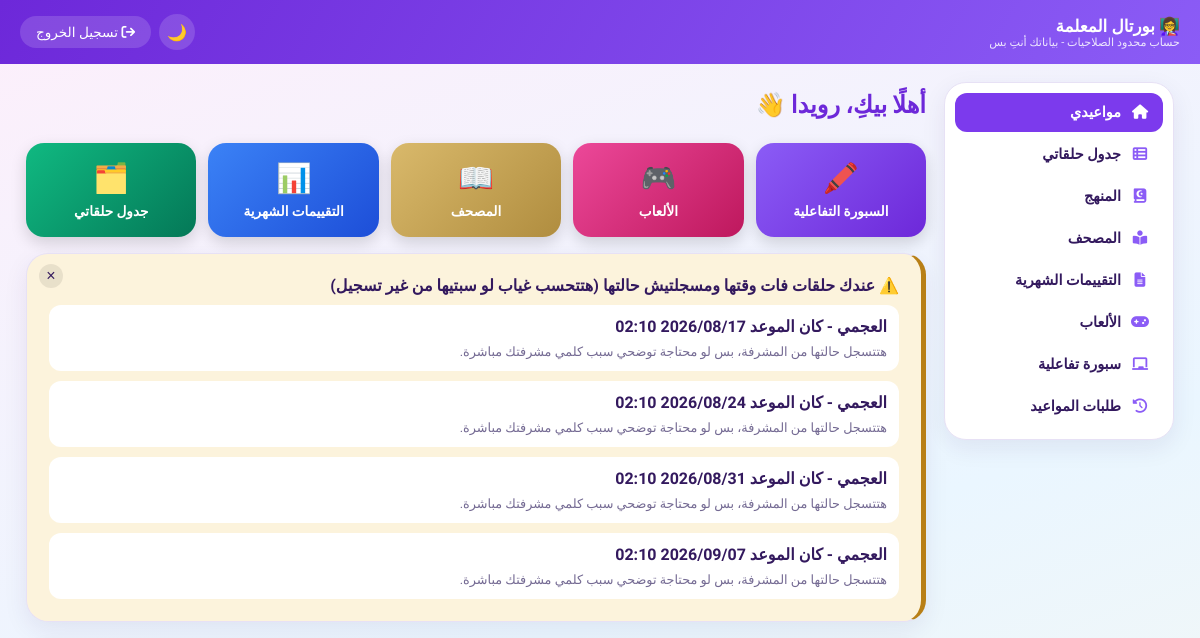
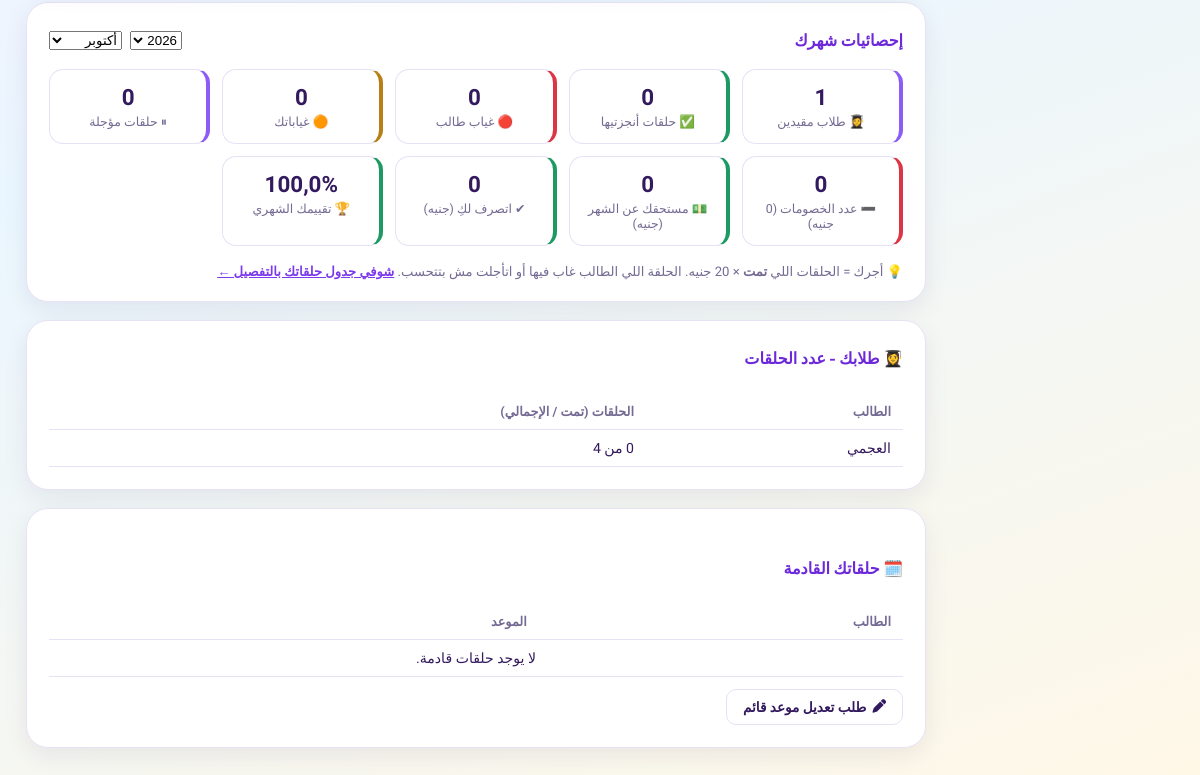
Page /teacher-portal/ (signed in) on the earlier database version (2 pictures, top to bottom).
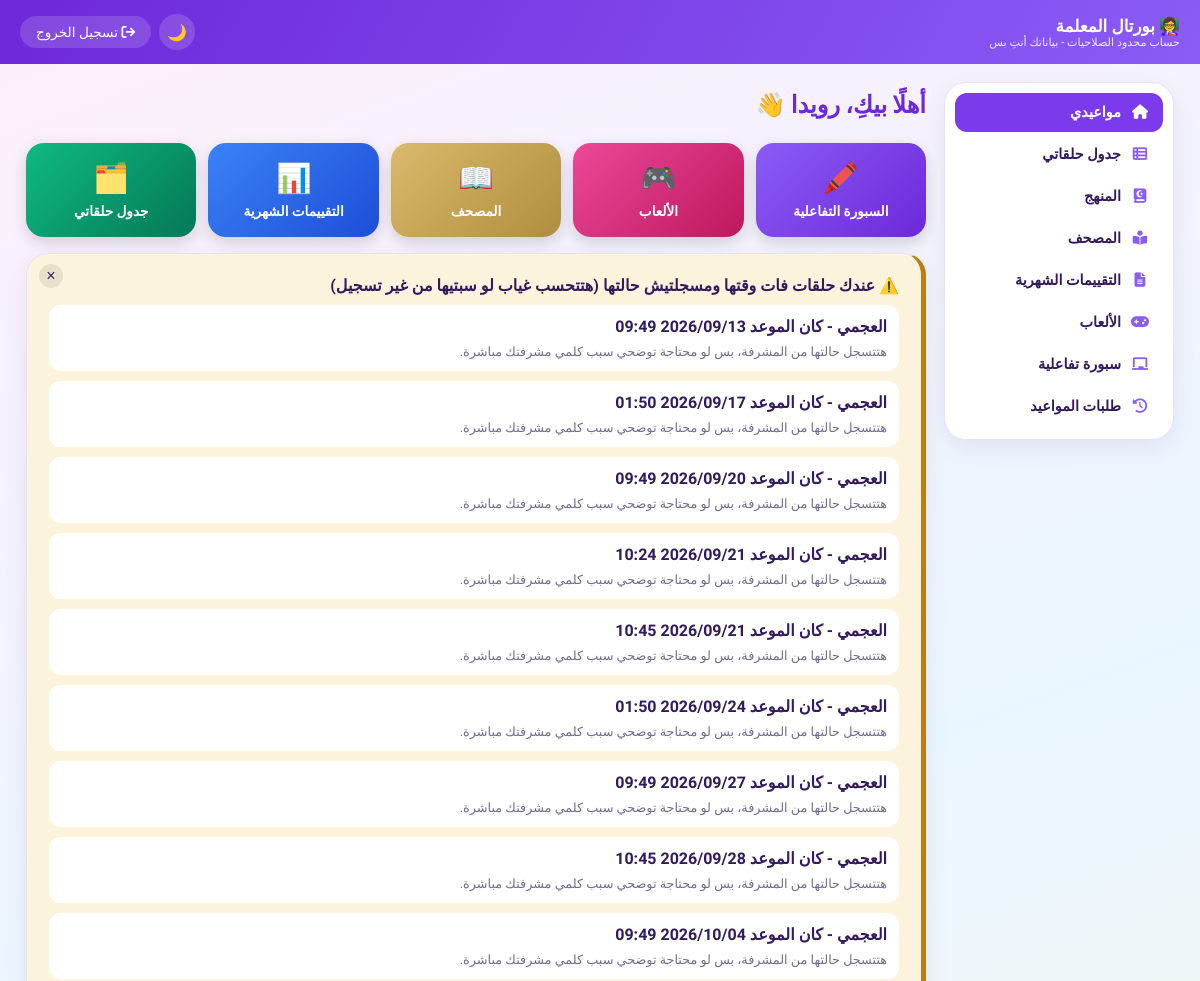
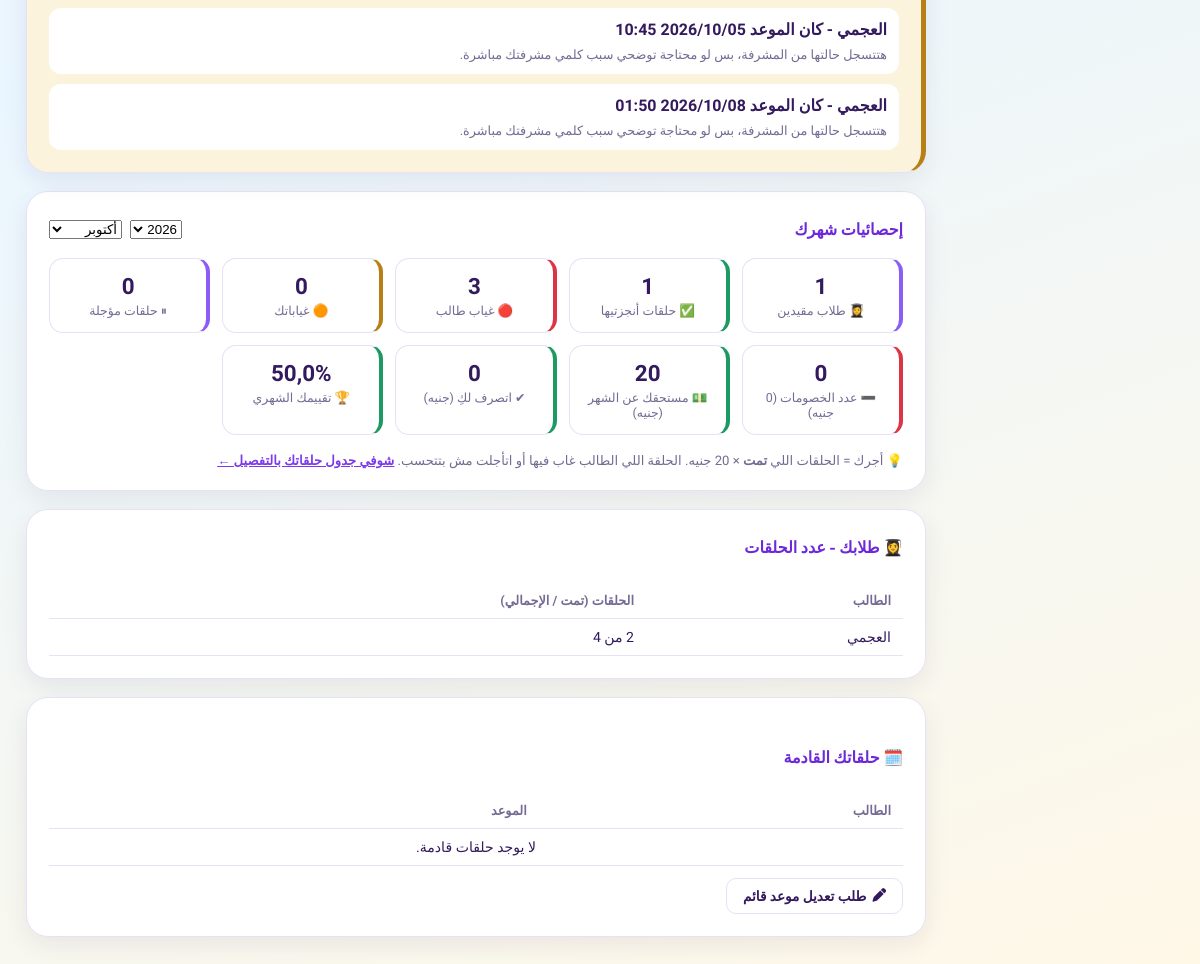
Same page on the later database version (2 pictures, top to bottom).
### core/models.py (models this page shows, shortened)
class Lesson(models.Model):
    STATUS_CHOICES = [
        ('scheduled', 'مجدولة'),
        ('completed', 'تمت'),
        ('student_absent', 'الطالب غائب'),
        ('excused', 'عذر'),
        ('teacher_absent', 'المعلمة لم تتمكن من الحضور'),
        ('cancelled', 'مؤجلة'),
        ('unregistered', 'غير مسجلة'),
    ]
    student = models.ForeignKey(Student, on_delete=models.CASCADE, related_name='lessons', verbose_name="الطالب")
    teacher = models.ForeignKey(Teacher, on_delete=models.CASCADE, related_name='lessons', verbose_name="المعلمة")
    scheduled_at = models.DateTimeField(verbose_name="موعد الحلقة")
    duration_minutes = models.PositiveIntegerField(default=30, verbose_name="مدة الحلقة (دقيقة)")
    status = models.CharField(max_length=20, choices=STATUS_CHOICES, default='scheduled', verbose_name="الحالة")
    status_recorded_at = models.DateTimeField(null=True, blank=True, verbose_name="وقت تسجيل الحالة")
    started_at = models.DateTimeField(null=True, blank=True, verbose_name="وقت بدء الحلقة فعليًا")
    auto_flagged = models.BooleanField(default=False, verbose_name="اتحسبت غياب تلقائيًا من غير ما تتسجل")
    was_late = models.BooleanField(default=False, verbose_name="اتأخرت المعلمة في الحضور")
    notes = models.TextField(blank=True, null=True, verbose_name="ملاحظات على الحلقة")
    created_at = models.DateTimeField(auto_now_add=True, verbose_name="تاريخ الإنشاء")
    class Meta:
        verbose_name = "حلقة"
        verbose_name_plural = "الحلقات"
        ordering = ['scheduled_at']
    def end_time(self):
        return self.scheduled_at + timezone.timedelta(minutes=self.duration_minutes)
    def is_ongoing_or_due(self):
        now = timezone.now()
        return self.status == 'scheduled' and self.scheduled_at <= now <= self.end_time()
    def is_overdue_unrecorded(self):
        return self.status == 'scheduled' and timezone.now() > self.end_time()
    def effective_status(self):
        if self.is_overdue_unrecorded():
            return 'student_absent'
        return self.status
    def was_auto_defaulted(self):
        return self.is_overdue_unrecorded()

class Student(models.Model):
    STATUS_CHOICES = [('active', 'مقيد'), ('inactive', 'غير مقيد')]
    PAYMENT_STATUS_CHOICES = [('paid', 'مدفوع'), ('pending', 'مستحق'), ('overdue', 'متأخر')]
    ENROLLMENT_TYPE_CHOICES = [('new', 'طالب جديد'), ('existing', 'طالب مسجل من قبل')]
    SOURCE_CHOICES = [
        ('ad', 'إعلان'),
        ('referral', 'توصية'),
        ('website', 'الموقع'),
        ('social_media', 'سوشيال ميديا'),
        ('other', 'أخرى'),
    ]
    country = models.ForeignKey(Country, on_delete=models.CASCADE, related_name='students', verbose_name="الدولة")
    teacher = models.ForeignKey(Teacher, on_delete=models.SET_NULL, null=True, blank=True, related_name='students', verbose_name="المعلمة")
    name = models.CharField(max_length=255, verbose_name="اسم الطالب")
    age = models.PositiveIntegerField(null=True, blank=True, verbose_name="السن")
    phone = models.CharField(max_length=20, blank=True, null=True, verbose_name="رقم الهاتف")
    governorate = models.CharField(max_length=100, blank=True, null=True, verbose_name="المحافظة")
    package_name = models.CharField(max_length=100, blank=True, null=True, verbose_name="اسم الباقة")
    lessons_count = models.PositiveIntegerField(default=4, verbose_name="عدد الحلقات")
    subscription_fee = models.DecimalField(max_digits=10, decimal_places=2, default=0, verbose_name="قيمة الاشتراك")
    month = models.CharField(max_length=20, verbose_name="الشهر")
    start_date = models.DateField(default=timezone.now, verbose_name="تاريخ بداية الاشتراك")
    end_date = models.DateField(null=True, blank=True, verbose_name="تاريخ نهاية الاشتراك")
    last_payment_date = models.DateField(null=True, blank=True, verbose_name="آخر دفعة")
    payment_status = models.CharField(max_length=20, choices=PAYMENT_STATUS_CHOICES, default='pending', verbose_name="حالة الدفع")
    status = models.CharField(max_length=20, choices=STATUS_CHOICES, default='active', verbose_name="الحالة")
    notes = models.TextField(blank=True, null=True, verbose_name="ملاحظات عامة")
    join_date = models.DateField(default=timezone.now, verbose_name="تاريخ التسجيل")
    enrollment_type = models.CharField(
        max_length=20, choices=ENROLLMENT_TYPE_CHOICES, default='new',
        verbose_name="نوع التسجيل"
    )
    acquisition_source = models.CharField(
        max_length=20, choices=SOURCE_CHOICES, blank=True, null=True,
        verbose_name="مصدر الطالب (لو جديد)"
    )
    class Meta:
        verbose_name = "طالب"
        verbose_name_plural = "الطلاب"
        ordering = ['name']
    def lessons_completed_count(self):
        return self.lessons.filter(status='completed').count()
    def lessons_progress_label(self):
        return f"{self.lessons_completed_count()} من {self.lessons_count}"

### core/views.py (the view)
# urls.py: path('teacher-portal/', views.teacher_portal_home, name='teacher_portal_home'),
@teacher_login_required
def teacher_portal_home(request):
    teacher = request.user.teacher_profile
    now = timezone.now()
    stat_year = _to_int_or_none(request.GET.get('year')) or now.year
    stat_month = _to_int_or_none(request.GET.get('month')) or now.month
    due_lessons = [l for l in teacher.lessons.filter(status='scheduled') if l.is_ongoing_or_due()]
    upcoming = teacher.lessons.filter(status='scheduled', scheduled_at__gte=now).order_by('scheduled_at')[:10]
    overdue_unrecorded = [l for l in teacher.lessons.filter(status='scheduled') if l.is_overdue_unrecorded()]
    students_progress = [
        {'student': s, 'progress': s.lessons_progress_label()}
        for s in teacher.students.filter(status='active')
    ]
    context = {
        'teacher': teacher,
        'students': teacher.students.filter(status='active'),
        'students_progress': students_progress,
        'monthly_stats': teacher.monthly_lesson_stats(year=stat_year, month=stat_month),
        'stat_year': stat_year,
        'stat_month': stat_month,
        'arabic_months': ARABIC_MONTHS,
        'stat_years_range': sorted({now.year - 1, now.year, now.year + 1}, reverse=True),
        'due_lessons': due_lessons,
        'upcoming_lessons': upcoming,
        'overdue_unrecorded': overdue_unrecorded,
    }
    return render(request, 'core/teacher_portal_home.html', context)

### core/models.py (called while the page is built)
    def salary_records_for(self, year=None, month=None):
        now = timezone.now()
        year = year or now.year
        month = month or now.month
        return self.salary_records.filter(payout_date__year=year, payout_date__month=month)

    def paid_salary(self, year=None, month=None):
        return round(sum(r.net_amount() for r in self.salary_records_for(year, month)), 2)

    def deductions_summary(self, year=None, month=None):
        recs = [r for r in self.salary_records_for(year, month) if r.deduction and float(r.deduction) > 0]
        return {'count': len(recs), 'total': round(sum(float(r.deduction) for r in recs), 2)}

    def lessons_for_period(self, year=None, month=None):
        now = timezone.now()
        year = year or now.year
        month = month or now.month
        return self.lessons.filter(scheduled_at__year=year, scheduled_at__month=month)

    def complaints_count(self, year=None, month=None):
        qs = self.complaints.all()
        if year:
            qs = qs.filter(date__year=year)
        if month:
            qs = qs.filter(date__month=month)
        return qs.count()

### templates/core/teacher_portal_home.html (shortened to what the changed rows need)
{% extends 'core/teacher_portal_base.html' %}
{% block content %}
<div style="display:flex; justify-content:space-between; align-items:center; flex-wrap:wrap; gap:10px;">
    <h2 style="color:var(--violet-700); margin:0;">أهلًا بيكِ، {{ teacher.name }} 👋</h2>
</div>
{% if overdue_unrecorded %}
<div class="card dismissible-alert" id="overdue-banner" data-key="overdue-{% for l in overdue_unrecorded %}{{ l.id }}-{% endfor %}" style="border-right:5px solid var(--amber); background:var(--amber-soft); position:relative; display:none;">
    {% for l in overdue_unrecorded %}
    <div style="margin-top:10px; padding:12px; background:var(--surface); border-radius:12px;">
        <div style="font-weight:700;">{{ l.student.name }} - كان الموعد {{ l.scheduled_at|date:"Y/m/d H:i" }}</div>
        <div style="margin-top:8px; font-size:0.8rem; color:var(--ink-muted);">هتتسجل حالتها من المشرفة، بس لو محتاجة توضحي سبب كلمي مشرفتك مباشرة.</div>
    </div>
    {% endfor %}
</div>
{% endif %}
<div class="card">
    <div class="stats-row" style="margin-top:14px;">
        <div class="stat-box" style="border-right-color:var(--green);"><div class="number">{{ monthly_stats.completed }}</div><div class="label">✅ حلقات أنجزتيها</div></div>
        <div class="stat-box" style="border-right-color:var(--red);"><div class="number">{{ monthly_stats.student_absent }}</div><div class="label">🔴 غياب طالب</div></div>
        <div class="stat-box" style="border-right-color:var(--green);"><div class="number">{{ monthly_stats.salary_due|floatformat:"-2" }}</div><div class="label">💵 مستحقك عن الشهر (جنيه)</div></div>
        <div class="stat-box" style="border-right-color:var(--green);"><div class="number">{{ monthly_stats.overall_rating }}%</div><div class="label">🏆 تقييمك الشهري</div></div>
    </div>
</div>
<div class="card">
    <div class="table-container">
        <table>
            <thead><tr><th>الطالب</th><th>الحلقات (تمت / الإجمالي)</th></tr></thead>
            <tbody>
                {% for row in students_progress %}
                <tr><td>{{ row.student.name }}</td><td>{{ row.progress }}</td></tr>
                {% empty %}
                <tr><td colspan="2" style="text-align:center;">لا يوجد طلاب.</td></tr>
                {% endfor %}
            </tbody>
        </table>
    </div>
</div>
<div class="card">
    <div class="table-container">
        <table>
            <thead><tr><th>الطالب</th><th>الموعد</th><th></th></tr></thead>
        </table>
    </div>
</div>
{% endblock %}

Differences in the rows shown:
removed Lesson: student.name "العجمي", scheduled_at "2026/08/17 02:10"
removed Lesson: student.name "العجمي", scheduled_at "2026/08/24 02:10"
removed Lesson: student.name "العجمي", scheduled_at "2026/08/31 02:10"
removed Lesson: student.name "العجمي", scheduled_at "2026/09/07 02:10"
added Lesson: student.name "العجمي", scheduled_at "2026/09/13 09:49"
added Lesson: student.name "العجمي", scheduled_at "2026/09/17 01:50"
added Lesson: student.name "العجمي", scheduled_at "2026/09/20 09:49"
added Lesson: student.name "العجمي", scheduled_at "2026/09/21 10:24"
added Lesson: student.name "العجمي", scheduled_at "2026/09/21 10:45"
added Lesson: student.name "العجمي", scheduled_at "2026/09/24 01:50"
added Lesson: student.name "العجمي", scheduled_at "2026/09/27 09:49"
added Lesson: student.name "العجمي", scheduled_at "2026/09/28 10:45"
added Lesson: student.name "العجمي", scheduled_at "2026/10/04 09:49"
added Lesson: student.name "العجمي", scheduled_at "2026/10/05 10:45"
added Lesson: student.name "العجمي", scheduled_at "2026/10/08 01:50"
computed for Student "العجمي": progress "0 من 4" → "2 من 4"
Other differences:
{{ monthly_stats.completed }}: "0" → "1"
{{ monthly_stats.student_absent }}: "0" → "3"
{{ monthly_stats.salary_due|floatformat:"-2" }}: "0" → "20"
{{ monthly_stats.overall_rating }}: "100,0" → "50,0"
